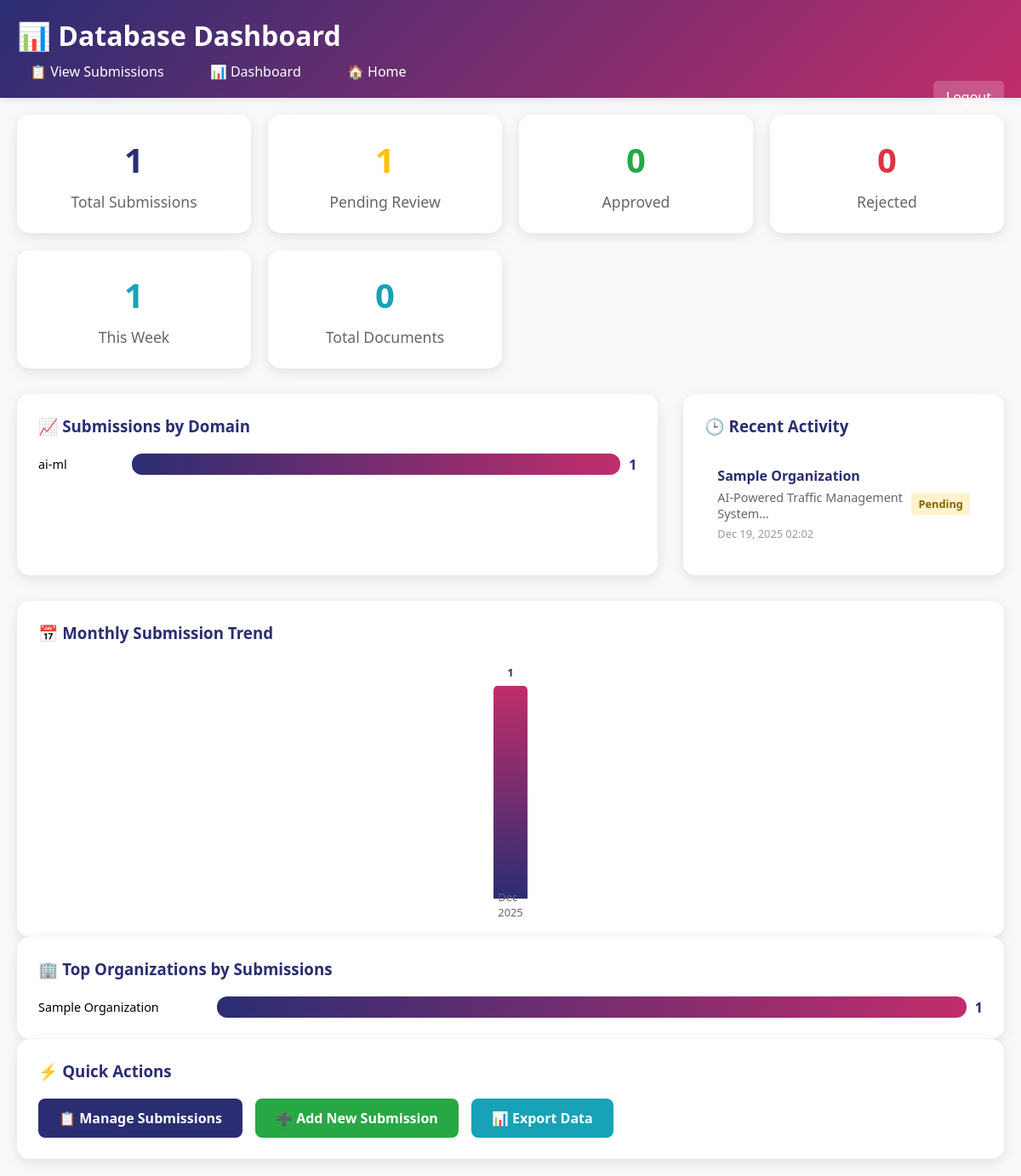
Page /admin/database_dashboard.php (signed in) on the committed database.
### tables this page shows
CREATE TABLE problem_statements (
    id INT AUTO_INCREMENT PRIMARY KEY,
    org_name VARCHAR(255) NOT NULL,
    spoc_name VARCHAR(255) NOT NULL,
    spoc_contact VARCHAR(20) NOT NULL,
    contact_email VARCHAR(255) NOT NULL,
    ps_title VARCHAR(500) NOT NULL,
    ps_description TEXT NOT NULL,
    domain VARCHAR(100),
    dataset_link VARCHAR(500),
    logo_filename VARCHAR(255) NOT NULL,
    logo_original_name VARCHAR(255) NOT NULL,
    logo_file_size INT,
    submission_date TIMESTAMP DEFAULT CURRENT_TIMESTAMP,
    status ENUM('pending', 'approved', 'rejected') DEFAULT 'pending',
    created_at TIMESTAMP DEFAULT CURRENT_TIMESTAMP,
    updated_at TIMESTAMP DEFAULT CURRENT_TIMESTAMP ON UPDATE CURRENT_TIMESTAMP
);

### admin/database_dashboard.php (the view, shortened to what this page needs)
        <?php
try {
    $pdo = getDBConnection();
    $stats = [];
    $stmt = $pdo->query("SELECT COUNT(*) as total FROM problem_statements");
    $stats['total_submissions'] = $stmt->fetch()['total'];
    $stmt = $pdo->query("SELECT status, COUNT(*) as count FROM problem_statements GROUP BY status");
    $statusCounts = $stmt->fetchAll(PDO::FETCH_KEY_PAIR);
    $stats['pending'] = $statusCounts['pending'] ?? 0;
    $stats['approved'] = $statusCounts['approved'] ?? 0;
    $stats['rejected'] = $statusCounts['rejected'] ?? 0;
    $stmt = $pdo->query("SELECT domain, COUNT(*) as count FROM problem_statements WHERE domain IS NOT NULL AND domain != '' GROUP BY domain ORDER BY count DESC");
    $domainStats = $stmt->fetchAll();
    $stmt = $pdo->query("SELECT COUNT(*) as count FROM problem_statements WHERE submission_date >= DATE_SUB(NOW(), INTERVAL 7 DAY)");
    $stats['recent_submissions'] = $stmt->fetch()['count'];
    $stmt = $pdo->query("SELECT COUNT(*) as count FROM supporting_documents");
    $stats['total_documents'] = $stmt->fetch()['count'];
    $stats['avg_documents'] = $stats['total_submissions'] > 0 ? round($stats['total_documents'] / $stats['total_submissions'], 1) : 0;
    $stmt = $pdo->query("SELECT org_name, COUNT(*) as count FROM problem_statements GROUP BY org_name ORDER BY count DESC LIMIT 5");
    $topOrgs = $stmt->fetchAll();
    $stmt = $pdo->query("SELECT ps.org_name, ps.ps_title, ps.status, ps.submission_date FROM problem_statements ps ORDER BY ps.submission_date DESC LIMIT 10");
    $recentActivity = $stmt->fetchAll();
    $stmt = $pdo->query("
        SELECT
            DATE_FORMAT(submission_date, '%Y-%m') as month,
            COUNT(*) as count
        FROM problem_statements
        WHERE submission_date >= DATE_SUB(NOW(), INTERVAL 6 MONTH)
        GROUP BY DATE_FORMAT(submission_date, '%Y-%m')
        ORDER BY month
    ");
    $monthlyTrend = $stmt->fetchAll();
} catch (Exception $e) {
    die("Error: " . $e->getMessage());
}
?>
<!DOCTYPE html>
<html lang="en">
<head>
</head>
<body>
    <div class="header">
        <h1>📊 Database Dashboard</h1>
        <div class="header-nav">
            <a href="view_submissions.php">📋 View Submissions</a>
            <a href="database_dashboard.php">📊 Dashboard</a>
            <a href="../index.html">🏠 Home</a>
        </div>
        <a href="?logout=1" class="logout">Logout</a>
    </div>
    <div class="container">
        <div class="dashboard-grid">
            <div class="stat-card card-primary">
                <div class="stat-number"><?= $stats['total_submissions'] ?></div>
                <div class="stat-label">Total Submissions</div>
            </div>
            <div class="stat-card card-warning">
                <div class="stat-number"><?= $stats['pending'] ?></div>
                <div class="stat-label">Pending Review</div>
            </div>
            <div class="stat-card card-success">
                <div class="stat-number"><?= $stats['approved'] ?></div>
                <div class="stat-label">Approved</div>
            </div>
            <div class="stat-card card-danger">
                <div class="stat-number"><?= $stats['rejected'] ?></div>
                <div class="stat-label">Rejected</div>
            </div>
            <div class="stat-card card-info">
                <div class="stat-number"><?= $stats['recent_submissions'] ?></div>
                <div class="stat-label">This Week</div>
            </div>
            <div class="stat-card card-info">
                <div class="stat-number"><?= $stats['total_documents'] ?></div>
                <div class="stat-label">Total Documents</div>
            </div>
        </div>
        <div class="content-grid">
            <div class="chart-container">
                <h3>📈 Submissions by Domain</h3>
                <div class="domain-chart">
                    <?php
                    $maxCount = !empty($domainStats) ? max(array_column($domainStats, 'count')) : 1;
                    foreach ($domainStats as $domain):
                        $percentage = ($domain['count'] / $maxCount) * 100;
                    ?>
                    <div class="domain-bar">
                        <div class="domain-label"><?= htmlspecialchars($domain['domain'] ?: 'Other') ?></div>
                        <div class="domain-progress">
                            <div class="domain-fill" style="width: <?= $percentage ?>%"></div>
                        </div>
                        <div class="domain-count"><?= $domain['count'] ?></div>
                    </div>
                    <?php endforeach; ?>
                </div>
            </div>
            <div class="chart-container">
                <h3>🕒 Recent Activity</h3>
                <div class="activity-list">
                    <?php foreach ($recentActivity as $activity): ?>
                    <div class="activity-item">
                        <div style="flex: 1;">
                            <div class="activity-org"><?= htmlspecialchars($activity['org_name']) ?></div>
                            <div class="activity-title"><?= htmlspecialchars(substr($activity['ps_title'], 0, 50)) ?>...</div>
                            <div class="activity-date"><?= date('M j, Y H:i', strtotime($activity['submission_date'])) ?></div>
                        </div>
                        <div class="activity-status status-<?= $activity['status'] ?>">
                            <?= ucfirst($activity['status']) ?>
                        </div>
                    </div>
                    <?php endforeach; ?>
                </div>
            </div>
        </div>
        <div class="chart-container full-width">
            <h3>📅 Monthly Submission Trend</h3>
            <div class="trend-chart">
                <?php
                $maxTrendCount = !empty($monthlyTrend) ? max(array_column($monthlyTrend, 'count')) : 1;
                foreach ($monthlyTrend as $month):
                    $height = ($month['count'] / $maxTrendCount) * 250;
                ?>
                <div class="trend-bar" style="height: <?= $height ?>px;">
                    <div class="trend-label"><?= date('M Y', strtotime($month['month'] . '-01')) ?></div>
                    <div class="trend-value"><?= $month['count'] ?></div>
                </div>
                <?php endforeach; ?>
            </div>
        </div>
        <?php if (!empty($topOrgs)): ?>
        <div class="chart-container full-width">
            <h3>🏢 Top Organizations by Submissions</h3>
            <div class="domain-chart">
                <?php
                $maxOrgCount = max(array_column($topOrgs, 'count'));
                foreach ($topOrgs as $org):
                    $percentage = ($org['count'] / $maxOrgCount) * 100;
                ?>
                <div class="domain-bar">
                    <div class="domain-label" style="min-width: 200px;"><?= htmlspecialchars($org['org_name']) ?></div>
                    <div class="domain-progress">
                        <div class="domain-fill" style="width: <?= $percentage ?>%"></div>
                    </div>
                    <div class="domain-count"><?= $org['count'] ?></div>
                </div>
                <?php endforeach; ?>
            </div>
        </div>
        <?php endif; ?>
        <div class="chart-container full-width">
            <h3>⚡ Quick Actions</h3>
            <div class="quick-actions">
                <a href="view_submissions.php" class="btn btn-primary">📋 Manage Submissions</a>
                <a href="../upload-ps.html" class="btn btn-success">➕ Add New Submission</a>
                <a href="?export=csv" class="btn btn-info">📊 Export Data</a>
            </div>
        </div>
    </div>
</body>
</html>

### admin/database_dashboard.php (style rules this page uses)
* { margin: 0; padding: 0; box-sizing: border-box; }
body { font-family: 'Segoe UI', Tahoma, Geneva, Verdana, sans-serif; background: #f8f9fa; }
.header { background: linear-gradient(135deg, #2b2d73, #c12d6b); color: white; padding: 20px; box-shadow: 0 2px 10px rgba(0,0,0,0.1); }
.header h1 { margin: 0; font-size: 2em; }
.header-nav { margin-top: 10px; }
.header-nav a { color: white; text-decoration: none; margin-right: 20px; padding: 8px 15px; border-radius: 5px; transition: background 0.3s; }
.logout { float: right; background: rgba(255,255,255,0.2); color: white; padding: 8px 15px; text-decoration: none; border-radius: 5px; }
.container { max-width: 1400px; margin: 0 auto; padding: 20px; }
.dashboard-grid { display: grid; grid-template-columns: repeat(auto-fit, minmax(250px, 1fr)); gap: 20px; margin-bottom: 30px; }
.stat-card { background: white; padding: 25px; border-radius: 15px; box-shadow: 0 4px 15px rgba(0,0,0,0.1); text-align: center; transition: transform 0.3s; }
.stat-number { font-size: 2.5em; font-weight: bold; margin-bottom: 10px; }
.stat-label { color: #666; font-size: 1.1em; }
.card-primary .stat-number { color: #2b2d73; }
.card-success .stat-number { color: #28a745; }
.card-warning .stat-number { color: #ffc107; }
.card-danger .stat-number { color: #dc3545; }
.card-info .stat-number { color: #17a2b8; }
.content-grid { display: grid; grid-template-columns: 2fr 1fr; gap: 30px; margin-bottom: 30px; }
.chart-container { background: white; padding: 25px; border-radius: 15px; box-shadow: 0 4px 15px rgba(0,0,0,0.1); }
.chart-container h3 { margin-bottom: 20px; color: #2b2d73; }
.domain-chart { display: grid; gap: 10px; }
.domain-bar { display: flex; align-items: center; }
.domain-label { min-width: 100px; font-size: 0.9em; }
.domain-progress { flex: 1; height: 25px; background: #e9ecef; border-radius: 12px; overflow: hidden; margin: 0 10px; }
.domain-fill { height: 100%; background: linear-gradient(90deg, #2b2d73, #c12d6b); transition: width 0.5s; }
.domain-count { font-weight: bold; color: #2b2d73; }
.activity-list { max-height: 400px; overflow-y: auto; }
.activity-item { padding: 15px; border-bottom: 1px solid #eee; display: flex; justify-content: between; align-items: center; }
.activity-item:last-child { border-bottom: none; }
.activity-org { font-weight: bold; color: #2b2d73; }
.activity-title { color: #666; font-size: 0.9em; margin: 5px 0; }
.activity-date { font-size: 0.8em; color: #999; }
.activity-status { padding: 4px 8px; border-radius: 4px; font-size: 0.8em; font-weight: bold; }
.status-pending { background: #fff3cd; color: #856404; }
.full-width { grid-column: 1 / -1; }
.trend-chart { height: 300px; display: flex; align-items: end; justify-content: space-around; padding: 20px 0; }
.trend-bar { background: linear-gradient(to top, #2b2d73, #c12d6b); border-radius: 5px 5px 0 0; min-width: 40px; margin: 0 5px; position: relative; }
.trend-label { position: absolute; bottom: -25px; left: 50%; transform: translateX(-50%); font-size: 0.8em; color: #666; }
.trend-value { position: absolute; top: -25px; left: 50%; transform: translateX(-50%); font-size: 0.8em; font-weight: bold; color: #2b2d73; }
.quick-actions { display: flex; gap: 15px; margin-top: 20px; }
.btn { padding: 12px 24px; border: none; border-radius: 8px; cursor: pointer; text-decoration: none; display: inline-block; font-weight: bold; transition: all 0.3s; }
.btn-primary { background: #2b2d73; color: white; }
.btn-success { background: #28a745; color: white; }
.btn-info { background: #17a2b8; color: white; }

### rows in the picture
problem_statements: org_name "Sample Organization", ps_title "AI-Powered Traffic Management System", submission_date "Dec 19, 2025 02:02", status "Pending"

### other values in the picture
$stats['total_submissions'] "1"
$stats['pending'] "1"
$stats['approved'] "0"
$stats['rejected'] "0"
$stats['recent_submissions'] "1"
$stats['total_documents'] "0"
$domain['domain'] ?: 'Other' "ai-ml"
$domain['count'] "1"
date('M Y', strtotime($month['month'] . '-01')) "Dec 2025"
$month['count'] "1"
$org['org_name'] "Sample Organization"
$org['count'] "1"
